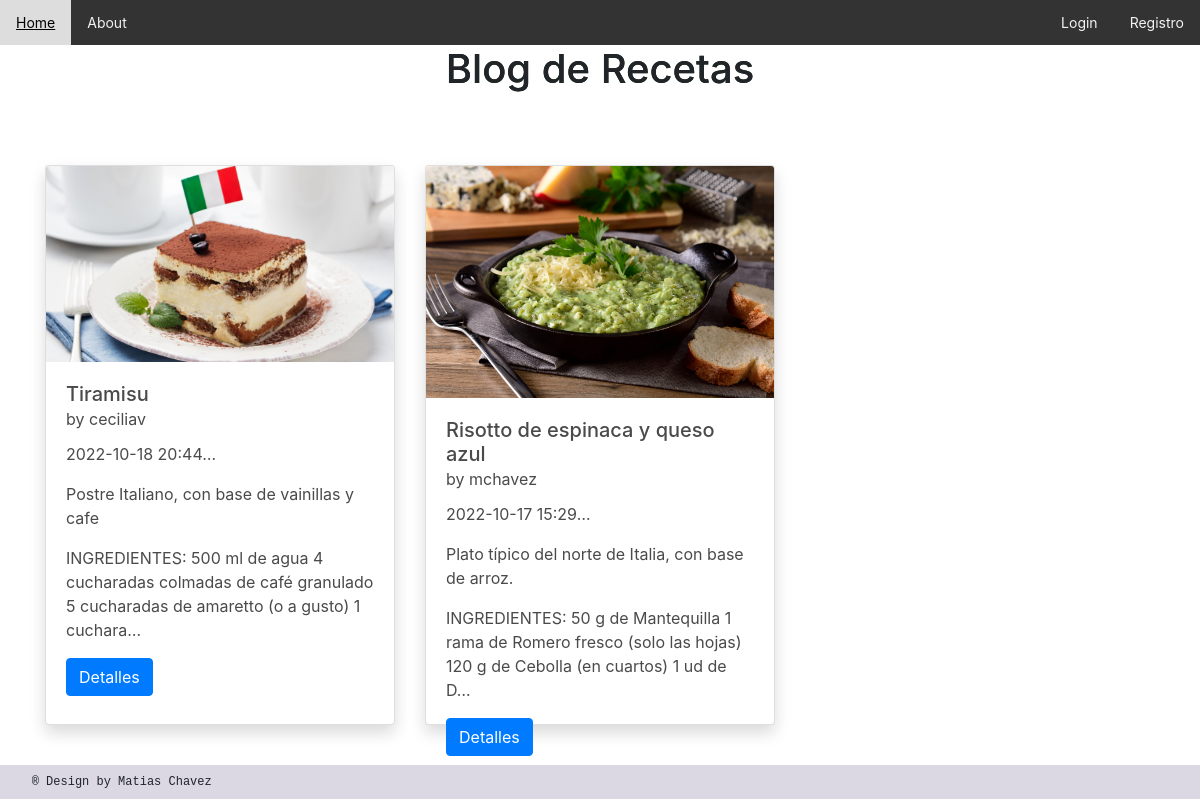
Page /AppGlobal/home on the committed database.
### AppGlobal/models.py (models this page shows, shortened)
class Blog(models.Model):
   titulo = models.CharField(max_length=60, unique=True)
   slug = AutoSlugField(populate_from='titulo',editable=True, always_update=True)
   descripcion = models.CharField(max_length=120, unique=True)
   body = models.TextField()
   publish_date = models.DateTimeField(auto_now_add=True)
   image = models.ImageField(upload_to='imagenes', null = True, blank = True)
   author= models.ForeignKey(User, on_delete=models.CASCADE, default = '0')

### AppGlobal/views.py (the view)
# urls.py: path('home', home),
def home(request):
    avatar = Avatar.objects.filter(user = request.user.id)
    try:
        avatar = avatar[0].image.url
    except:
        avatar = None
    posts = Blog.objects.all()
    posts = Blog.objects.filter().order_by('-publish_date')
    return render(request, 'home.html', {'avatar':avatar,'posts':posts})

### AppGlobal/templates/home.html (shortened to what this page needs)
<!DOCTYPE html>
<html lang="en">
<head>
    {% load static %}
    <link href="https://cdnjs.cloudflare.com/ajax/libs/font-awesome/5.15.3/css/all.min.css" rel="stylesheet" />
    <link href="https://cdn.jsdelivr.net/npm/bootstrap@5.2.2/dist/css/bootstrap.min.css" rel="stylesheet">
    <link rel="stylesheet" href="{%static 'css/myestilo.css'%}">
    <link rel="stylesheet" href="{% static 'css/bulma.min.css' %}">
    <link rel="stylesheet" href="{% static 'css/style.css' %}">
    <link href="//maxcdn.bootstrapcdn.com/bootstrap/4.1.1/css/bootstrap.min.css" rel="stylesheet" id="bootstrap-css">
    <link href="https://cdn.jsdelivr.net/npm/bootstrap@5.0.2/dist/css/bootstrap.min.css" rel="stylesheet">
    <link rel="stylesheet" href="https://maxcdn.bootstrapcdn.com/bootstrap/4.0.0/css/bootstrap.min.css">
</head>
<header>
    <div class="topnav">
        <a href="/AppGlobal/home">Home</a>
        <a href="/AppGlobal/about">About</a>
        <div class="topnav-right">
            {% if request.user.is_authenticated  %}
            <li class="nav-item" style="position: absolute; right: 250px">
                <img src="{{ avatar }}" width="40px">
            </li>
            <a href="/AppGlobal/perfil">{{ user.username }}</a>
            <a href="/AppGlobal/logout">Logout</a>
            {% else %}
            <a href="/AppGlobal/login">Login</a>
            <a href="/AppGlobal/registro">Registro</a>
            {% endif %}
        </div>
      </div>
</header>
<h1>Blog de Recetas</h1>
{% block body %}
<div class="mb-20 -mx-6 is-relative" style="height: 384px;">
<div class="container mt-5 mb-3">
    <div class="row">
        {% for post in posts %}
        <div class="col-lg-4 my-4">
            <div class="card shadow" style="width: 28rem; height: 35rem;">
                <img src="/media/{{post.image}}" class="card-img-top" alt="..." height="120px">
                <div class="card-body">
                  <h5 class="card-title">{{post.titulo}} <br><small>by {{post.author}}</small></h5>
                  <p class="card-text">{{post.publish_date| truncatechars:17}}</p>
                  <p class="card-text">{{post.descripcion| truncatechars:120}}</p>
                  <p class="card-text">{{post.body| truncatechars:120}}</p>
                  <a href="{% url 'post_detail' post.slug  %}" class="btn btn-primary">Detalles </a>
                </div>
              </div>
        </div>
        {% endfor %}
    </div>
</div>
    {% endblock %}
<footer>
    <p class="pFooter"> ®  Design by Matias Chavez </p>
    </footer>

### AppGlobal/static/css/myestilo.css (style rules this page uses)
.topnav { background-color: #333; overflow: hidden; }
.topnav a { float: left; color: #f2f2f2; text-align: center; padding: 12px 16px; text-decoration: none; font-size: 14px; }
.topnav-right { float: right; }
footer { background-color: #dbd8e3; padding: 8px; }
.pFooter { font-family: monospace; font-size: 12px; margin-left: 2%; margin-top: auto; margin-bottom: auto; }
h1 { font-size: 40px; font-weight: 800; background-image: linear-gradient(90deg, rgba(0,36,1,1) 61%, rgba(10,93,62,1) 100%, rgba(0,212,255,1) 100%); color: transparent; background-clip: text; -webkit-background-clip: text; margin-left: auto; position: relative; text-align: center; padding: .5% }

### AppGlobal/static/css/style.css (style rules this page uses)
* { box-sizing:border-box }

### rows in the picture
Blog: image (picture), titulo "Tiramisu", author "ceciliav", publish_date "2022-10-18 20:44…", descripcion "Postre Italiano, con base de vainillas y cafe", body "INGREDIENTES: 500 ml de agua 4 cucharadas colmadas de café granulado 5 cucharadas de amaretto (o a gusto) 1 cuchara…"
Blog: image (picture), titulo "Risotto de espinaca y queso azul", author "mchavez", publish_date "2022-10-17 15:29…", descripcion "Plato típico del norte de Italia, con base de arroz.", body "INGREDIENTES: 50 g de Mantequilla 1 rama de Romero fresco (solo las hojas) 120 g de Cebolla (en cuartos) 1 ud de D…"
